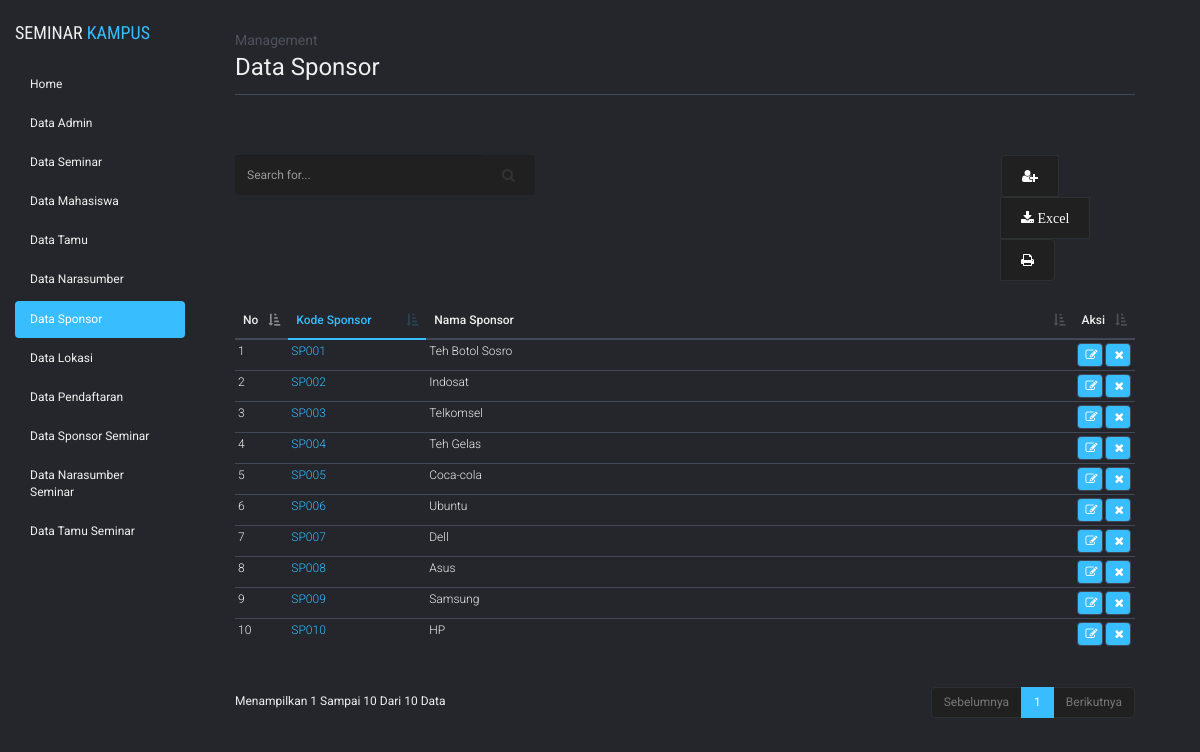
The page /admin/admin.php?module=data_sponsor on the database its author committed.
### tables this page shows
CREATE TABLE `sponsor` (
  `kode_sponsor` char(8) NOT NULL,
  `nama_sponsor` varchar(50) DEFAULT NULL,
  PRIMARY KEY (`kode_sponsor`)
);

### admin/module_sponsor/tampil_sponsor.php (the view)
<?php
	$tampilkan = mysql_query("SELECT * FROM sponsor ORDER BY kode_sponsor");
?>
    <div class="title-content">
    <span>Management</span>
    data sponsor
  </div>
  <div class="content">
    <div class="row">
      <div class="col-md-6">
        <form action="?module=data_sponsor&act=carisponsor" method="post">
          <div class="input-group search">
            <input name="cari" type="text" class="form-control" placeholder="Search for...">
            <span class="input-group-btn">
              <button class="btn btn-default" type="submit"><i class="fa fa-search"></i></button>
            </span>
          </div>
        </form>
      </div>
      <div class="col-md-6">
        <div class="btn-group" role="group" aria-label="fungsional">
          <a type="button" class="btn btn-default" href="#tambah_data" data-toggle="modal"><i class="fa fa-user-plus"></i></a>
          <a type="button" class="btn btn-default" href="module_sponsor/action_sponsor.php?module=data_sponsor&act=export"><i class="fa fa-download"> Excel</i></a>
          <a type="button" class="btn btn-default" href="module_sponsor/cetak_sponsor.php"><i class="fa fa-print"></i></a>
        </div>
      </div>
    </div>
    <table cellpadding="0" cellspacing="0" border="0" class="table table-hover tab-mar-top" id="example">
      <thead>
        <tr>
          <th width="10px">No</th>
          <th width="100px" class="tab-col">Kode Sponsor</th>
          <th>Nama Sponsor</th>
          <th width="10px">Aksi</th>
        </tr>
      </thead>
      <tbody>
<?php
    $no=1;
    while ($tampil=mysql_fetch_array($tampilkan)){
       echo "<tr><td>$no</td>
             <td class='tab-col'>$tampil[kode_sponsor]</td>
             <td>$tampil[nama_sponsor]</td>
             <td><a href='?module=data_sponsor&act=editsponsor&id=$tampil[kode_sponsor]' class='fa fa-edit'></a>
             <a class='fa fa-remove' href=javascript:confirmdelete('$action?module=data_sponsor&act=hapussponsor&id=$tampil[kode_sponsor]')></a></td>
             </tr>";
      $no++;
    }
  echo "
        </tbody>
        </table>
        </div>";
?>

### assets/css/style.css (style rules this page uses)
body { background:#24262b; font-family: 'Roboto', sans-serif; position: relative; font-size: 12px; color: #efefef; }
body a, body button, body div { transition:0.5s all; -webkit-transition:0.5s all; -moz-transition:0.5s all; -o-transition:0.5s all; -ms-transition:0.5s all; }
.form-control { font-size: 12px; }
.title-content { font-size: 24px; text-transform: capitalize; padding-bottom: 10px; border-bottom: 1px solid #434857; }
.title-content span { font-size: 14px; color: #4e525c; display: block; }
.content { margin-top: 60px; }
.search { width: 300px; }
.content .search .form-control { height: 40px; color: #D4D4D4; background-color: #202020; background-image: none; border: none; text-decoration: none; }
.content .search .btn { height: 40px; background-color: #202020; background-image: none; border: none; padding: 10px 20px; }
.btn-group { display: block; margin-left: 301px; }
.btn-group .btn { background: #202020; padding: 10px 20px; color: #fff; border-color: rgb(45, 48, 49); }
.tab-mar-top { margin-top: 30px; }
.tab-col { color: #38BDFF; }
.table>thead>tr>th { border-bottom: 2px solid #434857; }
table>thead>tr>th.tab-col { border-bottom: 2px solid #38BDFF; }
.table>tbody>tr>td, .table>tbody>tr>th { font-weight: 300; font-size: 12px; border-top: 1px solid #434857; padding: 3px; }
.table>tbody>tr>td a.fa { width: 26px; font-size: 12px; color: #fff; background: #38BDFF; padding: 5px; padding-left: 8px; border-radius: 4px; border: 1px solid #434857; }
.table>tfoot>tr>td, .table>tfoot>tr>th, .table>thead>tr>td, .table>thead>tr>th { font-size: 12px; font-weight: 500; border-top: 1px solid #434857; }

### rows shown on the page
sponsor: kode_sponsor "SP001", nama_sponsor "Teh Botol Sosro"
sponsor: kode_sponsor "SP002", nama_sponsor "Indosat"
sponsor: kode_sponsor "SP003", nama_sponsor "Telkomsel"
sponsor: kode_sponsor "SP004", nama_sponsor "Teh Gelas"
sponsor: kode_sponsor "SP005", nama_sponsor "Coca-cola"
sponsor: kode_sponsor "SP006", nama_sponsor "Ubuntu"
sponsor: kode_sponsor "SP007", nama_sponsor "Dell"
sponsor: kode_sponsor "SP008", nama_sponsor "Asus"
sponsor: kode_sponsor "SP009", nama_sponsor "Samsung"
sponsor: kode_sponsor "SP010", nama_sponsor "HP"
